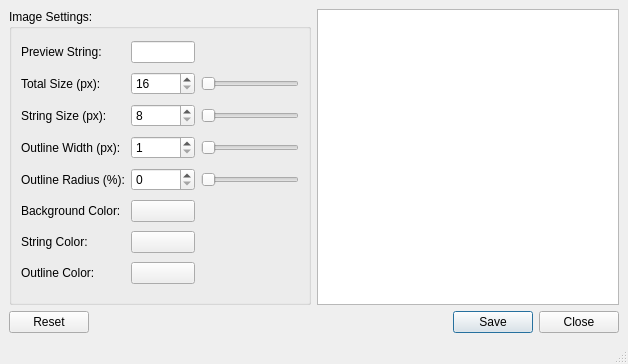
<?xml version="1.0" encoding="UTF-8"?>
<ui version="4.0">
 <class>MainWindow</class>
 <widget class="QMainWindow" name="MainWindow">
  <property name="geometry">
   <rect>
    <x>0</x>
    <y>0</y>
    <width>628</width>
    <height>364</height>
   </rect>
  </property>
  <property name="windowTitle">
   <string>qpixmap.pro</string>
  </property>
  <widget class="QWidget" name="centralwidget">
   <layout class="QVBoxLayout" name="verticalLayout">
    <item>
     <layout class="QHBoxLayout" name="horizontalLayout">
      <item>
       <widget class="QGroupBox" name="groupBox">
        <property name="title">
         <string>Image Settings:</string>
        </property>
        <layout class="QGridLayout" name="gridLayout">
         <item row="14" column="3">
          <widget class="QPushButton" name="pushButton_backgroundColor">
           <property name="text">
            <string/>
           </property>
          </widget>
         </item>
         <item row="16" column="3">
          <widget class="QPushButton" name="pushButton_outlineColor">
           <property name="text">
            <string/>
           </property>
          </widget>
         </item>
         <item row="13" column="4">
          <widget class="QSlider" name="slider_outlineRadiusPercent">
           <property name="maximum">
            <number>100</number>
           </property>
           <property name="orientation">
            <enum>Qt::Horizontal</enum>
           </property>
          </widget>
         </item>
         <item row="15" column="0">
          <widget class="QLabel" name="label_stringColor">
           <property name="text">
            <string>String Color:</string>
           </property>
          </widget>
         </item>
         <item row="10" column="4">
          <widget class="QSlider" name="slider_outlineWidthPx">
           <property name="minimum">
            <number>1</number>
           </property>
           <property name="orientation">
            <enum>Qt::Horizontal</enum>
           </property>
          </widget>
         </item>
         <item row="10" column="0">
          <widget class="QLabel" name="label_outlineWidthPx">
           <property name="text">
            <string>Outline Width (px):</string>
           </property>
          </widget>
         </item>
         <item row="8" column="3">
          <widget class="QSpinBox" name="spinBox_stringSizePx">
           <property name="minimum">
            <number>8</number>
           </property>
          </widget>
         </item>
         <item row="13" column="3">
          <widget class="QSpinBox" name="spinBox_outlineRadiusPercent">
           <property name="maximum">
            <number>100</number>
           </property>
          </widget>
         </item>
         <item row="13" column="0">
          <widget class="QLabel" name="label_outlineRadiusPercent">
           <property name="text">
            <string>Outline Radius (%):</string>
           </property>
          </widget>
         </item>
         <item row="15" column="3">
          <widget class="QPushButton" name="pushButton_stringColor">
           <property name="text">
            <string/>
           </property>
          </widget>
         </item>
         <item row="16" column="0">
          <widget class="QLabel" name="label_outlineColor">
           <property name="text">
            <string>Outline Color:</string>
           </property>
          </widget>
         </item>
         <item row="8" column="4">
          <widget class="QSlider" name="slider_stringSizePx">
           <property name="minimum">
            <number>8</number>
           </property>
           <property name="orientation">
            <enum>Qt::Horizontal</enum>
           </property>
          </widget>
         </item>
         <item row="8" column="0">
          <widget class="QLabel" name="label_stringSizePx">
           <property name="text">
            <string>String Size (px):</string>
           </property>
          </widget>
         </item>
         <item row="14" column="0">
          <widget class="QLabel" name="label_backgroundColor">
           <property name="text">
            <string>Background Color:</string>
           </property>
          </widget>
         </item>
         <item row="10" column="3">
          <widget class="QSpinBox" name="spinBox_outlineWidthPx">
           <property name="minimum">
            <number>1</number>
           </property>
          </widget>
         </item>
         <item row="1" column="3">
          <widget class="QSpinBox" name="spinBox_sizePx">
           <property name="minimum">
            <number>16</number>
           </property>
           <property name="maximum">
            <number>512</number>
           </property>
          </widget>
         </item>
         <item row="1" column="4">
          <widget class="QSlider" name="slider_sizePx">
           <property name="minimum">
            <number>16</number>
           </property>
           <property name="maximum">
            <number>512</number>
           </property>
           <property name="orientation">
            <enum>Qt::Horizontal</enum>
           </property>
          </widget>
         </item>
         <item row="1" column="0">
          <widget class="QLabel" name="label_sizePx">
           <property name="text">
            <string>Total Size (px):</string>
           </property>
          </widget>
         </item>
         <item row="0" column="0">
          <widget class="QLabel" name="label_string">
           <property name="text">
            <string>Preview String:</string>
           </property>
          </widget>
         </item>
         <item row="0" column="3">
          <widget class="QLineEdit" name="lineEdit_string">
           <property name="maximumSize">
            <size>
             <width>64</width>
             <height>16777215</height>
            </size>
           </property>
          </widget>
         </item>
        </layout>
       </widget>
      </item>
      <item>
       <widget class="QGraphicsView" name="graphicsView_preview"/>
      </item>
     </layout>
    </item>
    <item>
     <widget class="QDialogButtonBox" name="buttonBox">
      <property name="standardButtons">
       <set>QDialogButtonBox::Close|QDialogButtonBox::Reset|QDialogButtonBox::Save</set>
      </property>
     </widget>
    </item>
   </layout>
  </widget>
  <widget class="QMenuBar" name="menubar"/>
  <widget class="QStatusBar" name="statusbar"/>
 </widget>
 <resources/>
 <connections/>
</ui>
